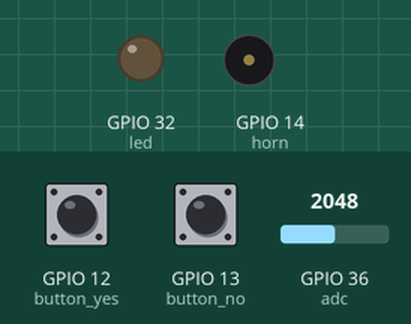
The program below on a simulated ESP32 board running MicroPython. Parts: output pins drawn as LEDs (lit = HIGH), buzzer (waves = sounding). Inputs (shaded band) come from the test bench; at power-on: GPIO 36 (adc) = 2048, GPIO 12 (button_yes) HIGH, GPIO 13 (button_no) HIGH (analog values on the 0–4095 scale). Files the program writes start out absent; what the program prints to the serial console is not drawn.

Above: at 1.3 s.
1.4 s: GPIO 36 (adc) set to 2540
At 1.73 s:
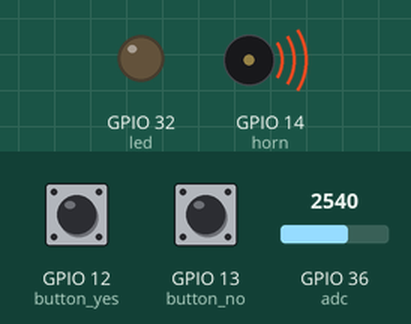
3.3 s: GPIO 12 (button_yes) pulled LOW for 1 s
At 4.0 s:
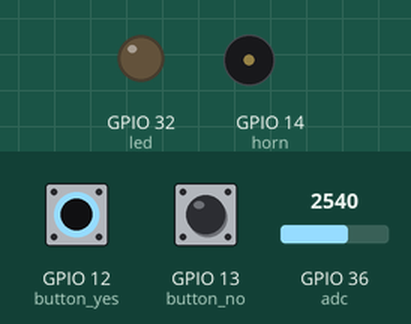
5.8 s: GPIO 13 (button_no) pulled LOW for 3.2 s
At 10.2 s:
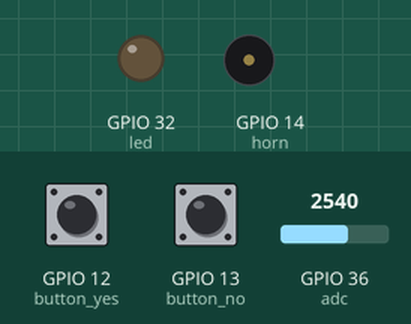
10.5 s: GPIO 12 (button_yes) pulled LOW for 3.2 s
At 11.2 s:
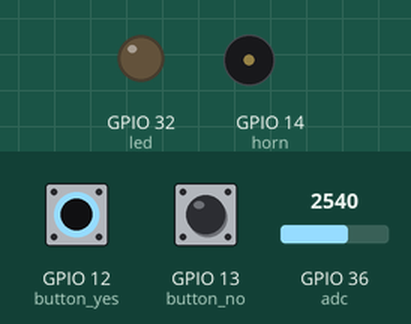
Timing chart, 0 to 15.2 s (numbered marks = the images above; inputs shaded):
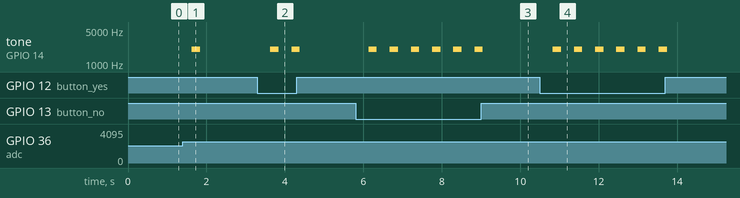

Measured:
- after the input at 1.4 s, tone on GPIO 14 (horn): silent → 2000 Hz after 0.23 s, → silent 0.21 s later
- after the input at 3.3 s, tone on GPIO 14 (horn): alternates 2000 Hz for 0.21 s and silent for 0.33 s, 4 changes in all, then stays silent, starting after 0.33 s
- after the input at 5.8 s, tone on GPIO 14 (horn): alternates 2000 Hz for 0.21 s and silent for 0.33 s, 12 changes in all, then stays silent, starting after 0.34 s
- after the input at 10.5 s, tone on GPIO 14 (horn): alternates 2000 Hz for 0.21 s and silent for 0.33 s, 12 changes in all, then stays silent, starting after 0.33 s

The program:

ESP32_mpu6050_VoiceControl_DataCollection.py
```python
from machine import Pin,ADC,PWM
import time

led=Pin(32,Pin.OUT,value=0)
horn=PWM(Pin(14),duty=0,freq=2000)
button_yes=Pin(12,Pin.IN,Pin.PULL_UP)  # 儲存按鈕
button_no=Pin(13,Pin.IN,Pin.PULL_UP)   # 捨棄按鈕

adc=ADC(Pin(36))
adc.width(ADC.WIDTH_12BIT)     # 解析度12BT
adc.atten(ADC.ATTN_11DB)       # 最大電壓3.6V

f=open('others.txt','w')

for i in range(100):           # 100筆資料
    time.sleep(0.1)
    if(i>=100/2):
        led.value(1)           # 紀錄次數過半,開燈

    print('\n第'+str(i+1)+'筆')
    while True:
        sound=adc.read()       # 接收聲音資訊
        if(sound>2500):         # ADC>2500才紀錄,避免環境音誤觸
            print('\n action')
            no_sound=0
            data=[sound]
            # 連續沒聲音次數少於150次且沒超過資料儲存量
            while(no_sound<150 and len(data)<400):
                sound=adc.read()
                data.append(sound)
                if(sound==0):
                    no_sound+=1
                else:
                    no_sound=0
                time.sleep_us(500)
#             data=data[:-150]

            if(len(data)<150):
                print('noise,try again')
                continue
            # 播放音效
            for j in data:
                horn.duty(int(j/4))
                time.sleep_us(500)

            horn.duty(0)           # 關閉聲音

            print(len(data))
            while(len(data)<400):  # 資料長度不足,補0
                data.append(0)

            print(data[0],data[-1])

            print('Save or Delete?',end=' ')
            while(button_yes.value()==1 and
                  button_no.value()==1):
                time.sleep(0.01)

            if(button_yes.value()==0):
                f.write(str(data)[1:-1]+'\n')
                print('Save')
                break
            elif(button_no.value()==0):
                print('Delete')
                print('Try again')

            time.sleep(0.1)

led.value(0)                       # 關燈
f.close()
```
